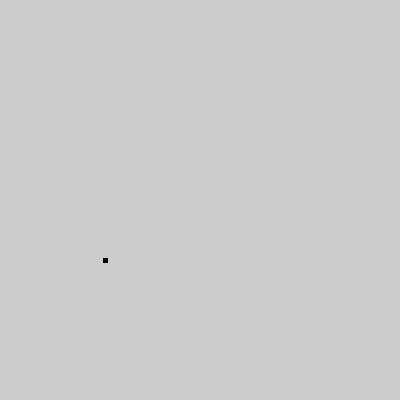
Frame 1 (no input)
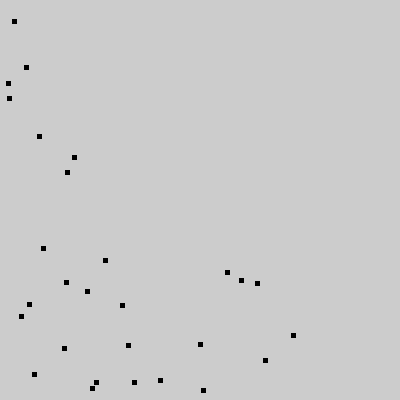
Frame 60 (the mouse pressed at the canvas centre just before this capture)
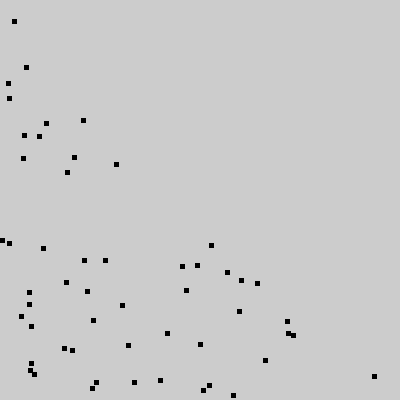
Frame 120 (the mouse held since frame 60 and released just before this capture)

The Processing sketch that drew these frames (run headless with seeded random() and noise(); from frame 60 on, the mouse is pressed at the canvas centre):

// Processing sketch: customRandom
// ── customRandom.pde
void setup() {
  size(400, 400);
} 

void draw() {
  float r1 = random(400);
  float r2 = random(400);
  if (r2 < r1 ) {
    fill(0);
  rect(r2, r1,4,4);
  
  }
} 
